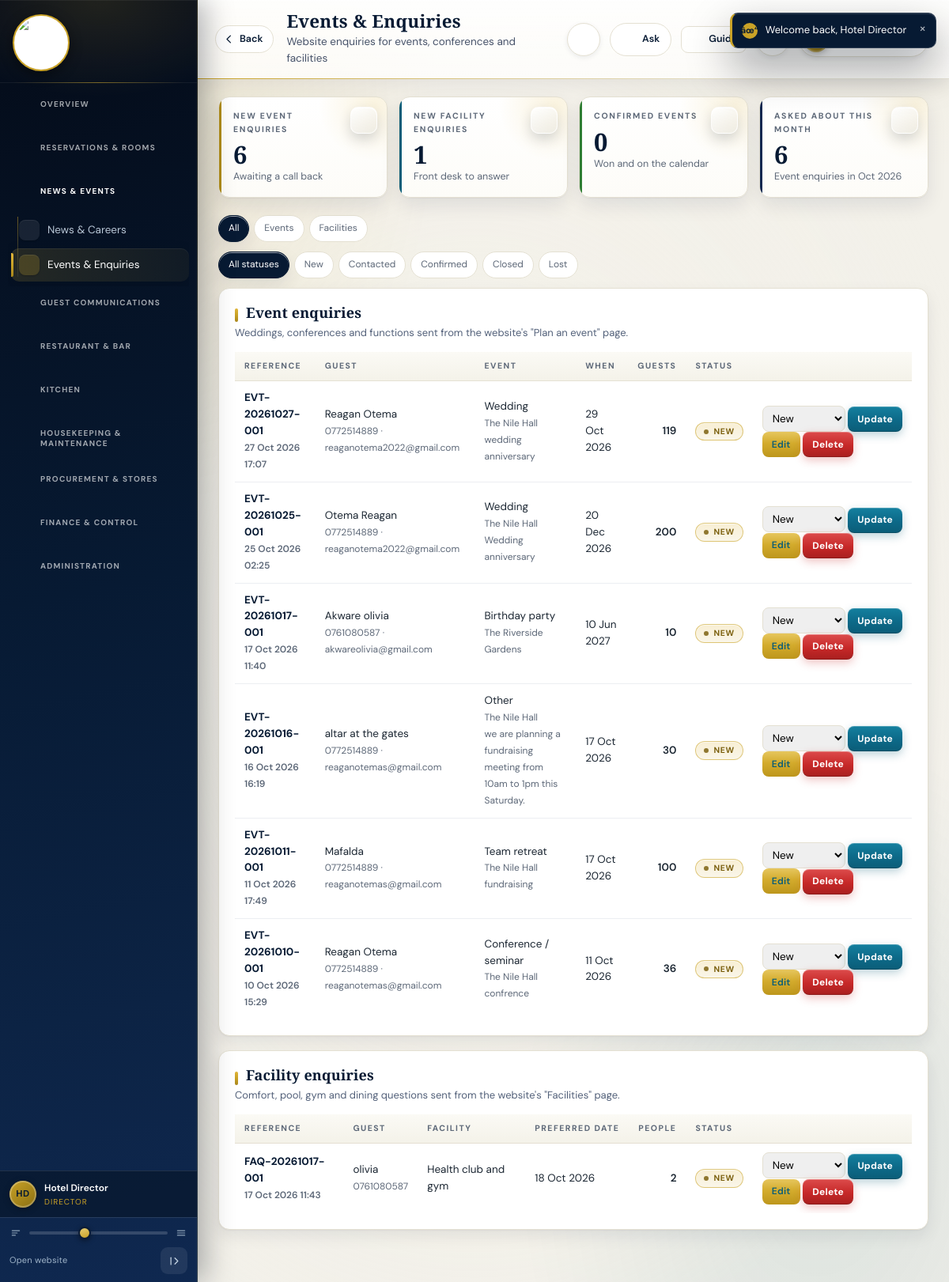
The app's page /backend-php/index.php?page=events (signed in) with its own data.
### tables this page shows
CREATE TABLE `event_requests` (
  `id` bigint(20) UNSIGNED NOT NULL,
  `hotel_id` bigint(20) UNSIGNED NOT NULL DEFAULT 1,
  `request_number` varchar(24) NOT NULL,
  `full_name` varchar(120) NOT NULL,
  `phone` varchar(40) NOT NULL,
  `email` varchar(160) DEFAULT NULL,
  `event_type` varchar(80) NOT NULL,
  `event_date` date DEFAULT NULL,
  `guests` int(10) UNSIGNED DEFAULT NULL,
  `venue` varchar(80) DEFAULT NULL,
  `message` text DEFAULT NULL,
  `status` varchar(20) NOT NULL DEFAULT 'new',
  `created_at` datetime NOT NULL,
  `updated_at` datetime DEFAULT NULL,
  `deleted_at` timestamp NULL DEFAULT NULL,
  `deleted_by` bigint(20) UNSIGNED DEFAULT NULL
);

CREATE TABLE `facility_enquiries` (
  `id` bigint(20) UNSIGNED NOT NULL,
  `hotel_id` bigint(20) UNSIGNED NOT NULL DEFAULT 1,
  `enquiry_number` varchar(24) NOT NULL,
  `full_name` varchar(120) NOT NULL,
  `phone` varchar(40) NOT NULL,
  `email` varchar(160) DEFAULT NULL,
  `facility` varchar(80) DEFAULT NULL,
  `preferred_date` date DEFAULT NULL,
  `guests` int(10) UNSIGNED DEFAULT NULL,
  `message` text DEFAULT NULL,
  `status` varchar(20) NOT NULL DEFAULT 'new',
  `created_at` datetime NOT NULL,
  `updated_at` datetime DEFAULT NULL,
  `deleted_at` timestamp NULL DEFAULT NULL,
  `deleted_by` bigint(20) UNSIGNED DEFAULT NULL
);

### backend-php/modules/events.php (the view, shortened to what this page needs)
<?php
$KINDS=[
 'event'=>['table'=>'event_requests','label'=>'Event enquiry','num'=>'request_number',
   'roles'=>['director','general_manager','events_manager','marketing']],
 'enquiry'=>['table'=>'facility_enquiries','label'=>'Facility enquiry','num'=>'enquiry_number',
   'roles'=>['director','general_manager','receptionist','marketing']],
];
$STATUSES=[
 'new'=>['label'=>'New','tone'=>'gold'],
 'contacted'=>['label'=>'Contacted','tone'=>'blue'],
 'confirmed'=>['label'=>'Confirmed','tone'=>'ok'],
 'closed'=>['label'=>'Closed','tone'=>'grey'],
 'lost'=>['label'=>'Lost','tone'=>'bad'],
];
$kf=(string)($_GET['kind']??'');
$sf=(string)($_GET['st']??'');
if(!isset($KINDS[$kf])) $kf='';
if(!isset($STATUSES[$sf])) $sf='';
$params=$sf!==''?[$sf]:[];
$events=($kf==='enquiry')?[]:rows('SELECT * FROM event_requests WHERE deleted_at IS NULL'.($sf!==''?' AND status=?':'').' ORDER BY id DESC LIMIT 100',$params);
$enquiries=($kf==='event')?[]:rows('SELECT * FROM facility_enquiries WHERE deleted_at IS NULL'.($sf!==''?' AND status=?':'').' ORDER BY id DESC LIMIT 100',$params);
function events_status_form(string $kind,int $id,string $cur,array $statuses): void{
 echo '<select name="nst" aria-label="Set status" style="padding:6px 8px;border:1px solid var(--line);border-radius:8px">';
 foreach($statuses as $k=>$s) echo '<option value="'.e($k).'"'.checked($cur,$k).'>'.e($s['label']).'</option>';
 echo '</select> <button class="btn sm blue">Update</button>';
}
echo '<div class="kpis">';
echo '</div>';
echo '<div class="rfilter">';
foreach([''=>'All','event'=>'Events','enquiry'=>'Facilities'] as $k=>$v){
 echo '<a href="'.BASE.'/index.php?page=events'.($k?'&kind='.$k:'').($sf?'&st='.$sf:'').'"><button class="'.($kf===$k?'on':'').'">'.e($v).'</button></a>';
}
echo '</div>';
echo '<div class="rfilter">';
foreach([''=>'All statuses']+array_map(static fn($s)=>$s['label'],$STATUSES) as $k=>$v){
 echo '<a href="'.BASE.'/index.php?page=events'.($kf?'&kind='.$kf:'').($k?'&st='.$k:'').'"><button class="'.($sf===$k?'on':'').'">'.e($v).'</button></a>';
}
echo '</div>';
if($kf!=='enquiry'){
 echo '<div class="panel"><h2>Event enquiries</h2><p class="hint">Weddings, conferences and functions sent from the website\'s "Plan an event" page.</p>';
 echo '<table class="tbl"><thead><tr><th>Reference</th><th>Guest</th><th>Event</th><th>When</th><th>Guests</th><th>Status</th><th></th></tr></thead><tbody>';
 foreach($events as $r){
  echo '<tr>';
  echo '<td><b>'.e($r['request_number']).'</b><br><small>'.e(fmtdt($r['created_at'])).'</small></td>';
  echo '<td>'.e($r['full_name']).'<br><small>'.e($r['phone']).($r['email']?' · '.e($r['email']):'').'</small></td>';
  echo '<td>'.e($r['event_type']?:'—').($r['venue']?'<br><small>'.e($r['venue']).'</small>':'').($r['message']?'<br><small title="'.e($r['message']).'">'.e(mb_substr($r['message'],0,80)).(mb_strlen($r['message'])>80?'…':'').'</small>':'').'</td>';
  echo '<td>'.e(fmtdate($r['event_date']) ?: '—').'</td>';
  echo '<td class="num">'.($r['guests']!==null?(int)$r['guests']:'—').'</td>';
  echo '<td>'.badge($STATUSES[$r['status']]['label']??str_replace('_',' ',$r['status']),$STATUSES[$r['status']]['tone']??'grey').'</td>';
  echo '<td style="white-space:nowrap">'; events_status_form('event',(int)$r['id'],(string)$r['status'],$STATUSES); echo ' <a class="btn sm" href="'.BASE.'/index.php?page=events&kind=event&edit='.(int)$r['id'].'#editlead">Edit</a> '.trash_button('event_requests',(int)$r['id'],'events').'</td>';
  echo '</tr>';
 }
 echo '</tbody></table></div>';
}
if($kf!=='event'){
 echo '<div class="panel"><h2>Facility enquiries</h2><p class="hint">Comfort, pool, gym and dining questions sent from the website\'s "Facilities" page.</p>';
 echo '<table class="tbl"><thead><tr><th>Reference</th><th>Guest</th><th>Facility</th><th>Preferred date</th><th>People</th><th>Status</th><th></th></tr></thead><tbody>';
 foreach($enquiries as $r){
  echo '<tr>';
  echo '<td><b>'.e($r['enquiry_number']).'</b><br><small>'.e(fmtdt($r['created_at'])).'</small></td>';
  echo '<td>'.e($r['full_name']).'<br><small>'.e($r['phone']).($r['email']?' · '.e($r['email']):'').'</small></td>';
  echo '<td>'.e($r['facility']?:'—').($r['message']?'<br><small title="'.e($r['message']).'">'.e(mb_substr($r['message'],0,80)).(mb_strlen($r['message'])>80?'…':'').'</small>':'').'</td>';
  echo '<td>'.e(fmtdate($r['preferred_date']) ?: '—').'</td>';
  echo '<td class="num">'.($r['guests']!==null?(int)$r['guests']:'—').'</td>';
  echo '<td>'.badge($STATUSES[$r['status']]['label']??str_replace('_',' ',$r['status']),$STATUSES[$r['status']]['tone']??'grey').'</td>';
  echo '<td style="white-space:nowrap">'; events_status_form('enquiry',(int)$r['id'],(string)$r['status'],$STATUSES); echo ' <a class="btn sm" href="'.BASE.'/index.php?page=events&kind=enquiry&edit='.(int)$r['id'].'#editlead">Edit</a> '.trash_button('facility_enquiries',(int)$r['id'],'events').'</td>';
  echo '</tr>';
 }
 echo '</tbody></table></div>';
}

### backend-php/app/bootstrap.php (shortened to what this page needs)
<?php
if(!function_exists('hp_config')){
 function hp_config(): array{
  $file=__DIR__.'/../config.php';
  if(!is_readable($file)) return $cfg=[];
  $got=include $file;
  return $cfg=is_array($got)?$got:[];
 }
}
function db_config(): array{
 $fromFile=hp_config();
 $fromConfig=function(string $path) use($fromFile){
  $node=$fromFile;
  foreach(explode('.',$path) as $step){
   if(!is_array($node)||!array_key_exists($step,$node)) return null;
   $node=$node[$step];
  }
  return $node;
 };
 $pick=function(string $path,string $env,string $fallback) use($fromConfig): string{
  $v=getenv($env);
  if(is_string($v)&&$v!=='') return $v;
  $v=$fromConfig($path);
  if(is_string($v)&&$v!=='') return $v;
  return $fallback;
 };
 $host=$pick('db.host','HP_DB_HOST','127.0.0.1');
 $port=$pick('db.port','HP_DB_PORT','');
 return $cfg=[
  'dsn'=>'mysql:host='.$host.($port!==''?';port='.$port:'').';charset=utf8mb4',
  'host'=>$host,'port'=>$port,
  'name'=>$pick('db.name','HP_DB_NAME','hotelpardise_system'),
  'user'=>$pick('db.user','HP_DB_USER','hotelpardise_system'),
  'pass'=>$pick('db.pass','HP_DB_PASS',''),
  'web'=>[
   'name'=>$pick('web_db.name','HP_WEB_DB_NAME','hotelpardise_website'),
   'user'=>$pick('web_db.user','HP_WEB_DB_USER','hotelpardise_website'),
   'pass'=>$pick('web_db.pass','HP_WEB_DB_PASS',''),
  ],
 ];
}
function db_connect(string $dsn,string $dbName,string $user,string $pass): PDO{
  try{
   return new PDO($dsn.';dbname='.$dbName,$user,$pass,[
    PDO::ATTR_ERRMODE=>PDO::ERRMODE_EXCEPTION,
    PDO::ATTR_DEFAULT_FETCH_MODE=>PDO::FETCH_ASSOC
   ]);
  }catch(PDOException $e){
   $reason=db_failure_reason($e,$dbName,$user);
   error_log('[hotel db] cannot open '.$dbName.' as '.$user.'@'.db_config()['host']
    .' [SQLSTATE '.$e->getCode().']: '.$reason);
   throw new RuntimeException($reason,0);
  }
}
function db(): PDO{
  static $pdo=null;
  if($pdo===null){
   $c=db_config();
   try{
    $pdo=db_connect($c['dsn'],$c['name'],$c['user'],$c['pass']);
   }catch(RuntimeException $e){
    db_setup_page($e->getMessage());
   }
  }
  return $pdo;
}
function q(string $sql,array $p=[]){ $st=db()->prepare($sql); $st->execute($p); return $st; }
function rows(string $sql,array $p=[]){ return q($sql,$p)->fetchAll(); }
function e($v=null): string{ return htmlspecialchars((string)$v,ENT_QUOTES,'UTF-8'); }
function fmtdt($d): string{ return $d?date('d M Y H:i',strtotime((string)$d)):''; }
function fmtdate($d): string{ return $d?date('d M Y',strtotime((string)$d)):''; }
function badge(string $text,string $tone='grey'): string{
 static $tones=['ok'=>1,'warn'=>1,'bad'=>1,'gold'=>1,'navy'=>1,'blue'=>1,'grey'=>1];
 $t=isset($tones[$tone])?$tone:'grey';
 return '<span class="badge '.e($t).'">'.e($text).'</span>';
}
require_once __DIR__.'/trash.php';

### backend-php/app/trash.php (shortened to what this page needs)
<?php
function trash_registry(): array{
 return [
  'guests'                =>['label'=>'Guest',          'title'=>'full_name',      'desc'=>'email',          'page'=>'guests'],
  'suppliers'             =>['label'=>'Supplier',        'title'=>'name',           'desc'=>'contact_person','page'=>'suppliers'],
  'users'                 =>['label'=>'Team member','title'=>'name',           'desc'=>'email',          'page'=>'users'],
  'inventory_items'       =>['label'=>'Stock item','title'=>'name','desc'=>'code','page'=>'inventory'],
  'expenses'              =>['label'=>'Expense','title'=>'number','desc'=>'description','page'=>'expenses'],
  'event_requests'        =>['label'=>'Event request','title'=>'request_number','desc'=>'full_name','page'=>'events'],
  'facility_enquiries'    =>['label'=>'Facility enquiry','title'=>'enquiry_number','desc'=>'full_name','page'=>'events'],
  'news_posts'            =>['label'=>'News post','title'=>'title','desc'=>'category','page'=>'news'],
  'reservations'          =>['label'=>'Reservation','title'=>'booking_number','desc'=>'status','page'=>'reservations'],
  'purchase_requisitions' =>['label'=>'Requisition','title'=>'number','desc'=>'status','page'=>'purchases'],
  'purchase_orders'       =>['label'=>'Purchase order','title'=>'number','desc'=>'status','page'=>'purchases'],
  'rooms'                 =>['label'=>'Room','title'=>'room_number','desc'=>'status','page'=>'rooms'],
  'room_types'            =>['label'=>'Room type','title'=>'name','desc'=>'description','page'=>'rooms'],
 ];
}
function trash_meta(string $table): ?array{ return trash_registry()[$table]??null; }
function trash_button(string $table,int $id,string $back=''): string{
 $meta=trash_meta($table);
 $msg='Move this '.$meta['label'].' to the Trash? You can restore it later from the Trash page.';
 return '<form method="post" class="actForm" onsubmit="return confirm('.json_encode($msg,JSON_UNESCAPED_SLASHES|JSON_HEX_APOS).')">'
  .csrf_field()
  .'<input type="hidden" name="trash_action" value="trash">'
  .'<input type="hidden" name="table" value="'.e($table).'">'
  .'<input type="hidden" name="id" value="'.(int)$id.'">'
  .'<input type="hidden" name="back" value="'.e($back).'">'
  .'<button class="btn sm danger" type="submit">Delete</button></form>';
}

### records on screen
event_requests: request_number "EVT-20261027-001", created_at "27 Oct 2026 17:07", full_name "Reagan Otema", phone "0772514889", email "reaganotema2022@gmail.com", event_type "Wedding", venue "The Nile Hall", message "wedding anniversary", event_date "29 Oct 2026", guests "119"
event_requests: request_number "EVT-20261025-001", created_at "25 Oct 2026 02:25", full_name "Otema Reagan", phone "0772514889", email "reaganotema2022@gmail.com", event_type "Wedding", venue "The Nile Hall", message "Wedding anniversary", event_date "20 Dec 2026", guests "200"
event_requests: request_number "EVT-20261017-001", created_at "17 Oct 2026 11:40", full_name "Akware olivia", phone "0761080587", email "akwareolivia@gmail.com", event_type "Birthday party", venue "The Riverside Gardens", event_date "10 Jun 2027", guests "10"
event_requests: request_number "EVT-20261016-001", created_at "16 Oct 2026 16:19", full_name "altar at the gates", phone "0772514889", email "reaganotemas@gmail.com", event_type "Other", venue "The Nile Hall", message "we are planning a fundraising meeting from 10am to 1pm this Saturday.", event_date "17 Oct 2026", guests "30"
event_requests: request_number "EVT-20261011-001", created_at "11 Oct 2026 17:49", full_name "Mafalda", phone "0772514889", email "reaganotemas@gmail.com", event_type "Team retreat", venue "The Nile Hall", message "fundraising", event_date "17 Oct 2026", guests "100"
event_requests: request_number "EVT-20261010-001", created_at "10 Oct 2026 15:29", full_name "Reagan Otema", phone "0772514889", email "reaganotemas@gmail.com", event_type "Conference / seminar", venue "The Nile Hall", message "confrence", event_date "11 Oct 2026", guests "36"
facility_enquiries: enquiry_number "FAQ-20261017-001", created_at "17 Oct 2026 11:43", full_name "olivia", phone "0761080587", facility "Health club and gym", preferred_date "18 Oct 2026", guests "2"

### other values on screen
$group['label'] "OVERVIEW"
$group['label'] "RESERVATIONS & ROOMS"
$group['label'] "NEWS & EVENTS"
$label "News & Careers"
$label "Events & Enquiries"
$group['label'] "GUEST COMMUNICATIONS"
$group['label'] "RESTAURANT & BAR"
$group['label'] "KITCHEN"
$group['label'] "HOUSEKEEPING & MAINTENANCE"
$group['label'] "PROCUREMENT & STORES"
$group['label'] "FINANCE & CONTROL"
$group['label'] "ADMINISTRATION"
initials($me) "HD"
$me "Hotel Director"
$role "DIRECTOR"
